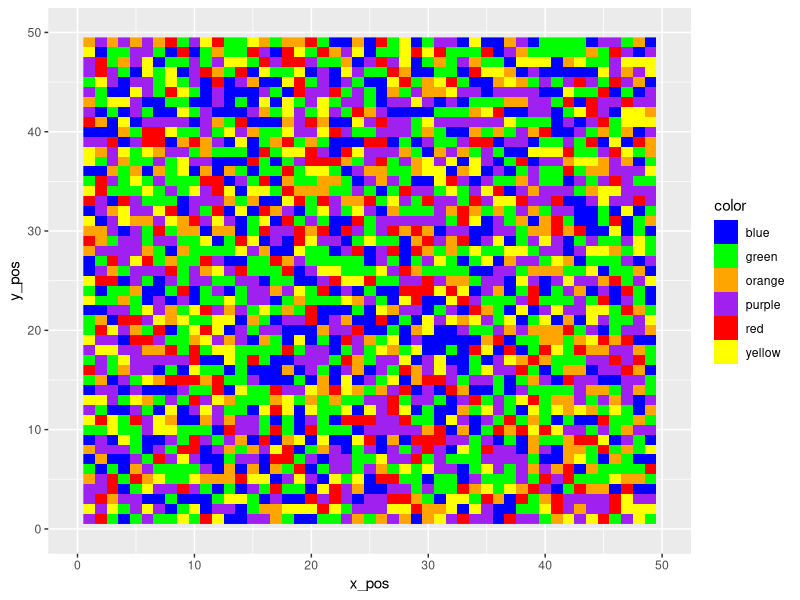
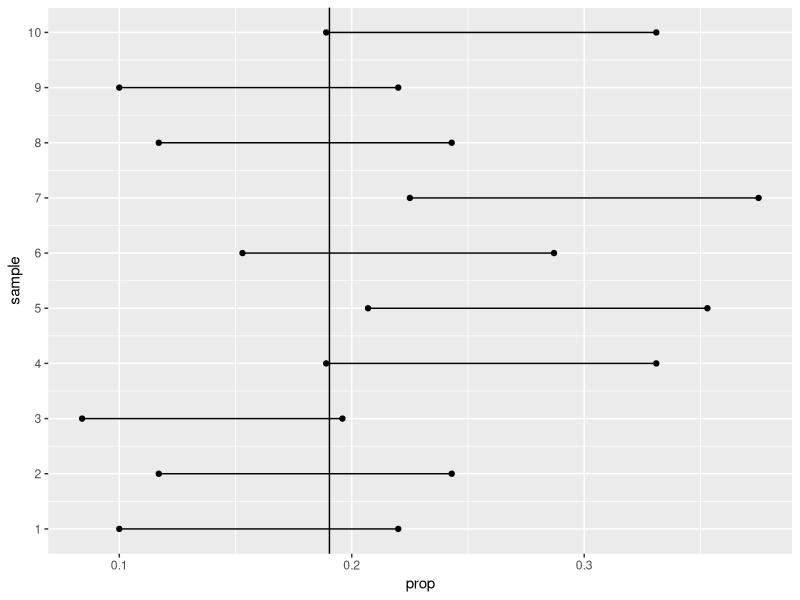

Recreate these plots in R, in order.
## ---- chunk 1
library(readr)
library(tidyverse)
## ---- chunk 2
straws <- read_csv("straws.csv", col_types = cols(X1 = col_skip()))
glimpse(straws)
prop.table(table(straws$color))
## ---- chunk 3
ggplot(straws, aes(x_pos,y_pos, fill=color, color=color))+
  geom_raster(interpolate=F)+
  scale_colour_manual(values = c("blue","green" ,"orange", "purple", "red", "yellow"), aesthetics = c("colour", "fill"))+
  scale_x_continuous(limits=c(0,50))+
  scale_y_continuous(limits=c(0,50))
## ---- chunk 4
sample_size <- 50
## ---- chunk 5
sample1 <- data.frame(straw_sam = sample(straws$color,sample_size))
summary(sample1)
s1_blue <- sample1 %>% 
  filter(straw_sam=="blue") %>% 
  summarize(prop1= n()/nrow(sample1))
prop_blue_1 <- s1_blue$prop1
prop_blue_1
## ---- chunk 6
sample2 <- data.frame(straw_sam = sample(straws$color,sample_size))
summary(sample2)
s2_blue <- sample2 %>% 
  filter(straw_sam=="blue") %>% 
  summarize(prop1= n()/nrow(sample2))
prop_blue_2 <- s2_blue$prop1
prop_blue_2
## ---- chunk 7
sample3 <- data.frame(straw_sam = sample(straws$color,sample_size))
summary(sample3)
s3_blue <- sample3 %>% 
  filter(straw_sam=="blue") %>% 
  summarize(prop1= n()/nrow(sample3))
prop_blue_3 <- s3_blue$prop1
prop_blue_3
## ---- chunk 8
sample4 <- data.frame(straw_sam = sample(straws$color,sample_size))
summary(sample4)
s4_blue <- sample4 %>% 
  filter(straw_sam=="blue") %>% 
  summarize(prop1= n()/nrow(sample4))
prop_blue_4 <- s4_blue$prop1
prop_blue_4
## ---- chunk 9
sample5 <- data.frame(straw_sam = sample(straws$color,sample_size))
summary(sample5)
s5_blue <- sample5 %>% 
  filter(straw_sam=="blue") %>% 
  summarize(prop1= n()/nrow(sample5))
prop_blue_5 <- s5_blue$prop1
prop_blue_5
## ---- chunk 10
sample6 <- data.frame(straw_sam = sample(straws$color,sample_size))
summary(sample1)
s6_blue <- sample6 %>% 
  filter(straw_sam=="blue") %>% 
  summarize(prop1= n()/nrow(sample6))
prop_blue_6 <- s6_blue$prop1
prop_blue_6
## ---- chunk 11
sample7 <- data.frame(straw_sam = sample(straws$color,sample_size))
summary(sample7)
s7_blue <- sample7 %>% 
  filter(straw_sam=="blue") %>% 
  summarize(prop1= n()/nrow(sample2))
prop_blue_7 <- s7_blue$prop1
prop_blue_7
## ---- chunk 12
sample8 <- data.frame(straw_sam = sample(straws$color,sample_size))
summary(sample3)
s8_blue <- sample8 %>% 
  filter(straw_sam=="blue") %>% 
  summarize(prop1= n()/nrow(sample8))
prop_blue_8 <- s8_blue$prop1
prop_blue_8
## ---- chunk 13
sample9 <- data.frame(straw_sam = sample(straws$color,sample_size))
summary(sample9)
s9_blue <- sample9 %>% 
  filter(straw_sam=="blue") %>% 
  summarize(prop1= n()/nrow(sample4))
prop_blue_9 <- s9_blue$prop1
prop_blue_9
## ---- chunk 14
sample10 <- data.frame(straw_sam = sample(straws$color,sample_size))
summary(sample5)
s10_blue <- sample10 %>% 
  filter(straw_sam=="blue") %>% 
  summarize(prop1= n()/nrow(sample10))
prop_blue_10 <- s10_blue$prop1
prop_blue_10
## ---- chunk 15
straw_sum <- data.frame(sample = 1:10, blue_prop = c(prop_blue_1,prop_blue_2,prop_blue_3,prop_blue_4,prop_blue_5,prop_blue_6,prop_blue_7,prop_blue_8,prop_blue_9,prop_blue_10 ))
## ---- chunk 16
conf_level = 0.75
z <- qnorm((1-(1-conf_level)/2))
z
## ---- chunk 17
straw_ci <- straw_sum %>% 
  mutate(low_prop = blue_prop - round(z*sqrt(blue_prop*(1-blue_prop)/sample_size),3)) %>% 
  mutate(high_prop = blue_prop + round(z*sqrt(blue_prop*(1-blue_prop)/sample_size),3))
## ---- chunk 18
straw_tidy <- straw_ci %>% 
  select(sample, low_prop, high_prop) %>% 
  pivot_longer(names_to = "type",
               values_to = "prop",
               cols= -sample)
## ---- chunk 19
ggplot(data=straw_tidy, aes(y=sample, x=prop, group=sample))+
  geom_point()+
  geom_line()+
  geom_vline(xintercept = 0.1904)+
  scale_y_continuous(breaks=1:10)
